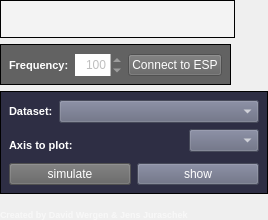
        <widget class="QFrame" name="menue_fr">
         <property name="enabled">
          <bool>true</bool>
         </property>
         <property name="sizePolicy">
          <sizepolicy hsizetype="Preferred" vsizetype="Fixed">
           <horstretch>0</horstretch>
           <verstretch>0</verstretch>
          </sizepolicy>
         </property>
         <property name="minimumSize">
          <size>
           <width>0</width>
           <height>0</height>
          </size>
         </property>
         <property name="frameShape">
          <enum>QFrame::NoFrame</enum>
         </property>
         <property name="frameShadow">
          <enum>QFrame::Raised</enum>
         </property>
         <layout class="QVBoxLayout" name="verticalLayout_3">
          <property name="leftMargin">
           <number>0</number>
          </property>
          <property name="topMargin">
           <number>0</number>
          </property>
          <property name="rightMargin">
           <number>0</number>
          </property>
          <property name="bottomMargin">
           <number>0</number>
          </property>
          <item>
           <widget class="QFrame" name="info_fr">
            <property name="sizePolicy">
             <sizepolicy hsizetype="Preferred" vsizetype="Maximum">
              <horstretch>0</horstretch>
              <verstretch>0</verstretch>
             </sizepolicy>
            </property>
            <property name="minimumSize">
             <size>
              <width>0</width>
              <height>0</height>
             </size>
            </property>
            <property name="maximumSize">
             <size>
              <width>235</width>
              <height>50</height>
             </size>
            </property>
            <property name="styleSheet">
             <string notr="true">background-color: rgb(243, 243, 243);</string>
            </property>
            <property name="frameShape">
             <enum>QFrame::Panel</enum>
            </property>
            <property name="frameShadow">
             <enum>QFrame::Plain</enum>
            </property>
            <layout class="QVBoxLayout" name="verticalLayout_10">
             <property name="leftMargin">
              <number>2</number>
             </property>
             <property name="topMargin">
              <number>2</number>
             </property>
             <property name="rightMargin">
              <number>2</number>
             </property>
             <property name="bottomMargin">
              <number>2</number>
             </property>
             <item>
              <widget class="QLabel" name="first_info_lbl">
               <property name="font">
                <font>
                 <pointsize>8</pointsize>
                </font>
               </property>
               <property name="styleSheet">
                <string notr="true"/>
               </property>
               <property name="lineWidth">
                <number>0</number>
               </property>
               <property name="text">
                <string/>
               </property>
              </widget>
             </item>
             <item>
              <widget class="QLabel" name="second_info_lbl">
               <property name="font">
                <font>
                 <pointsize>8</pointsize>
                </font>
               </property>
               <property name="styleSheet">
                <string notr="true"/>
               </property>
               <property name="lineWidth">
                <number>0</number>
               </property>
               <property name="text">
                <string/>
               </property>
              </widget>
             </item>
            </layout>
           </widget>
          </item>
          <item alignment="Qt::AlignLeft|Qt::AlignTop">
           <widget class="QFrame" name="connection_fr">
            <property name="enabled">
             <bool>true</bool>
            </property>
            <property name="sizePolicy">
             <sizepolicy hsizetype="Preferred" vsizetype="Minimum">
              <horstretch>0</horstretch>
              <verstretch>0</verstretch>
             </sizepolicy>
            </property>
            <property name="minimumSize">
             <size>
              <width>220</width>
              <height>0</height>
             </size>
            </property>
            <property name="styleSheet">
             <string notr="true">background-color: rgb(98, 98, 98);</string>
            </property>
            <property name="frameShape">
             <enum>QFrame::Box</enum>
            </property>
            <property name="frameShadow">
             <enum>QFrame::Plain</enum>
            </property>
            <property name="lineWidth">
             <number>1</number>
            </property>
            <property name="midLineWidth">
             <number>0</number>
            </property>
            <layout class="QHBoxLayout" name="horizontalLayout_7">
             <property name="leftMargin">
              <number>8</number>
             </property>
             <property name="topMargin">
              <number>9</number>
             </property>
             <property name="rightMargin">
              <number>8</number>
             </property>
             <property name="bottomMargin">
              <number>8</number>
             </property>
             <item alignment="Qt::AlignLeft">
              <widget class="QLabel" name="frequency_label">
               <property name="maximumSize">
                <size>
                 <width>100</width>
                 <height>16777215</height>
                </size>
               </property>
               <property name="font">
                <font>
                 <pointsize>8</pointsize>
                 <bold>true</bold>
                </font>
               </property>
               <property name="styleSheet">
                <string notr="true">color: rgb(255, 255, 255);</string>
               </property>
               <property name="text">
                <string>Frequency:</string>
               </property>
               <property name="wordWrap">
                <bool>true</bool>
               </property>
              </widget>
             </item>
             <item>
              <widget class="QSpinBox" name="frequency_spinButton">
               <property name="enabled">
                <bool>false</bool>
               </property>
               <property name="minimumSize">
                <size>
                 <width>45</width>
                 <height>0</height>
                </size>
               </property>
               <property name="maximumSize">
                <size>
                 <width>50</width>
                 <height>16777215</height>
                </size>
               </property>
               <property name="styleSheet">
                <string notr="true">background-color: rgb(255, 255, 255);</string>
               </property>
               <property name="frame">
                <bool>false</bool>
               </property>
               <property name="alignment">
                <set>Qt::AlignRight|Qt::AlignTrailing|Qt::AlignVCenter</set>
               </property>
               <property name="buttonSymbols">
                <enum>QAbstractSpinBox::UpDownArrows</enum>
               </property>
               <property name="minimum">
                <number>5</number>
               </property>
               <property name="maximum">
                <number>200</number>
               </property>
               <property name="singleStep">
                <number>5</number>
               </property>
               <property name="value">
                <number>100</number>
               </property>
              </widget>
             </item>
             <item alignment="Qt::AlignBottom">
              <widget class="QPushButton" name="connect_to_esp_cmd">
               <property name="enabled">
                <bool>false</bool>
               </property>
               <property name="sizePolicy">
                <sizepolicy hsizetype="Minimum" vsizetype="Fixed">
                 <horstretch>0</horstretch>
                 <verstretch>0</verstretch>
                </sizepolicy>
               </property>
               <property name="minimumSize">
                <size>
                 <width>0</width>
                 <height>0</height>
                </size>
               </property>
               <property name="autoFillBackground">
                <bool>false</bool>
               </property>
               <property name="styleSheet">
                <string notr="true">background-color: rgb(98, 98, 98);
color: rgb(255, 255, 255);</string>
               </property>
               <property name="inputMethodHints">
                <set>Qt::ImhMultiLine</set>
               </property>
               <property name="text">
                <string>Connect to ESP</string>
               </property>
               <property name="autoExclusive">
                <bool>false</bool>
               </property>
               <property name="default">
                <bool>false</bool>
               </property>
               <property name="flat">
                <bool>false</bool>
               </property>
              </widget>
             </item>
            </layout>
           </widget>
          </item>
          <item alignment="Qt::AlignBottom">
           <widget class="QFrame" name="history_fr">
            <property name="enabled">
             <bool>true</bool>
            </property>
            <property name="sizePolicy">
             <sizepolicy hsizetype="Preferred" vsizetype="Minimum">
              <horstretch>0</horstretch>
              <verstretch>0</verstretch>
             </sizepolicy>
            </property>
            <property name="minimumSize">
             <size>
              <width>0</width>
              <height>80</height>
             </size>
            </property>
            <property name="styleSheet">
             <string notr="true">background-color: rgb(46, 46, 68);</string>
            </property>
            <property name="frameShape">
             <enum>QFrame::Box</enum>
            </property>
            <property name="frameShadow">
             <enum>QFrame::Plain</enum>
            </property>
            <layout class="QVBoxLayout" name="verticalLayout_11">
             <property name="leftMargin">
              <number>8</number>
             </property>
             <property name="topMargin">
              <number>8</number>
             </property>
             <property name="rightMargin">
              <number>8</number>
             </property>
             <property name="bottomMargin">
              <number>8</number>
             </property>
             <item>
              <widget class="QFrame" name="saved_data_fr">
               <property name="frameShape">
                <enum>QFrame::NoFrame</enum>
               </property>
               <property name="frameShadow">
                <enum>QFrame::Raised</enum>
               </property>
               <layout class="QHBoxLayout" name="horizontalLayout_14">
                <property name="leftMargin">
                 <number>0</number>
                </property>
                <property name="topMargin">
                 <number>0</number>
                </property>
                <property name="rightMargin">
                 <number>0</number>
                </property>
                <property name="bottomMargin">
                 <number>0</number>
                </property>
                <item alignment="Qt::AlignLeft">
                 <widget class="QLabel" name="saved_data_lbl">
                  <property name="maximumSize">
                   <size>
                    <width>100</width>
                    <height>16777215</height>
                   </size>
                  </property>
                  <property name="font">
                   <font>
                    <pointsize>8</pointsize>
                    <bold>true</bold>
                   </font>
                  </property>
                  <property name="styleSheet">
                   <string notr="true">color: rgb(255, 255, 255);</string>
                  </property>
                  <property name="text">
                   <string>Dataset:</string>
                  </property>
                  <property name="alignment">
                   <set>Qt::AlignLeading|Qt::AlignLeft|Qt::AlignVCenter</set>
                  </property>
                 </widget>
                </item>
                <item alignment="Qt::AlignBottom">
                 <widget class="QComboBox" name="saved_data_cb">
                  <property name="enabled">
                   <bool>true</bool>
                  </property>
                  <property name="sizePolicy">
                   <sizepolicy hsizetype="Fixed" vsizetype="Preferred">
                    <horstretch>0</horstretch>
                    <verstretch>0</verstretch>
                   </sizepolicy>
                  </property>
                  <property name="minimumSize">
                   <size>
                    <width>200</width>
                    <height>0</height>
                   </size>
                  </property>
                  <property name="font">
                   <font>
                    <pointsize>10</pointsize>
                    <kerning>false</kerning>
                   </font>
                  </property>
                  <property name="autoFillBackground">
                   <bool>false</bool>
                  </property>
                  <property name="styleSheet">
                   <string notr="true">background-color: rgb(100, 104, 126);
color: rgb(255, 255, 255);</string>
                  </property>
                  <property name="currentText">
                   <string/>
                  </property>
                  <property name="maxVisibleItems">
                   <number>5</number>
                  </property>
                  <property name="sizeAdjustPolicy">
                   <enum>QComboBox::AdjustToMinimumContentsLengthWithIcon</enum>
                  </property>
                  <property name="iconSize">
                   <size>
                    <width>10</width>
                    <height>10</height>
                   </size>
                  </property>
                 </widget>
                </item>
               </layout>
              </widget>
             </item>
             <item>
              <widget class="QFrame" name="axis_to_plot_fr">
               <property name="frameShape">
                <enum>QFrame::NoFrame</enum>
               </property>
               <property name="frameShadow">
                <enum>QFrame::Raised</enum>
               </property>
               <layout class="QHBoxLayout" name="horizontalLayout_6">
                <property name="leftMargin">
                 <number>0</number>
                </property>
                <property name="topMargin">
                 <number>0</number>
                </property>
                <property name="rightMargin">
                 <number>0</number>
                </property>
                <property name="bottomMargin">
                 <number>0</number>
                </property>
                <item alignment="Qt::AlignLeft|Qt::AlignBottom">
                 <widget class="QLabel" name="axis_to_plot_lbl">
                  <property name="maximumSize">
                   <size>
                    <width>170</width>
                    <height>16777215</height>
                   </size>
                  </property>
                  <property name="font">
                   <font>
                    <pointsize>8</pointsize>
                    <bold>true</bold>
                   </font>
                  </property>
                  <property name="styleSheet">
                   <string notr="true">color: rgb(255, 255, 255);</string>
                  </property>
                  <property name="text">
                   <string>Axis to plot:</string>
                  </property>
                  <property name="alignment">
                   <set>Qt::AlignLeading|Qt::AlignLeft|Qt::AlignVCenter</set>
                  </property>
                 </widget>
                </item>
                <item alignment="Qt::AlignBottom">
                 <widget class="QComboBox" name="axis_to_plot_cb">
                  <property name="enabled">
                   <bool>true</bool>
                  </property>
                  <property name="sizePolicy">
                   <sizepolicy hsizetype="Fixed" vsizetype="Preferred">
                    <horstretch>0</horstretch>
                    <verstretch>0</verstretch>
                   </sizepolicy>
                  </property>
                  <property name="minimumSize">
                   <size>
                    <width>70</width>
                    <height>0</height>
                   </size>
                  </property>
                  <property name="font">
                   <font>
                    <pointsize>10</pointsize>
                    <kerning>false</kerning>
                   </font>
                  </property>
                  <property name="autoFillBackground">
                   <bool>false</bool>
                  </property>
                  <property name="styleSheet">
                   <string notr="true">background-color: rgb(100, 104, 126);
color: rgb(255, 255, 255);</string>
                  </property>
                  <property name="sizeAdjustPolicy">
                   <enum>QComboBox::AdjustToMinimumContentsLengthWithIcon</enum>
                  </property>
                  <property name="iconSize">
                   <size>
                    <width>10</width>
                    <height>10</height>
                   </size>
                  </property>
                  <property name="frame">
                   <bool>true</bool>
                  </property>
                 </widget>
                </item>
               </layout>
              </widget>
             </item>
             <item>
              <widget class="QFrame" name="history_button_fr">
               <property name="frameShape">
                <enum>QFrame::NoFrame</enum>
               </property>
               <property name="frameShadow">
                <enum>QFrame::Raised</enum>
               </property>
               <layout class="QHBoxLayout" name="horizontalLayout_11">
                <property name="leftMargin">
                 <number>0</number>
                </property>
                <property name="topMargin">
                 <number>5</number>
                </property>
                <property name="rightMargin">
                 <number>0</number>
                </property>
                <property name="bottomMargin">
                 <number>0</number>
                </property>
                <item>
                 <widget class="QPushButton" name="start_simulation_cmd">
                  <property name="enabled">
                   <bool>false</bool>
                  </property>
                  <property name="minimumSize">
                   <size>
                    <width>0</width>
                    <height>0</height>
                   </size>
                  </property>
                  <property name="styleSheet">
                   <string notr="true">background-color: rgb(98, 98, 98);
color: rgb(255, 255, 255);</string>
                  </property>
                  <property name="text">
                   <string>simulate</string>
                  </property>
                 </widget>
                </item>
                <item>
                 <widget class="QPushButton" name="show_history_cmd">
                  <property name="enabled">
                   <bool>true</bool>
                  </property>
                  <property name="minimumSize">
                   <size>
                    <width>0</width>
                    <height>0</height>
                   </size>
                  </property>
                  <property name="styleSheet">
                   <string notr="true">background-color: rgb(100, 104, 126);
color: rgb(255, 255, 255);</string>
                  </property>
                  <property name="text">
                   <string>show</string>
                  </property>
                 </widget>
                </item>
               </layout>
              </widget>
             </item>
            </layout>
           </widget>
          </item>
          <item>
           <widget class="QFrame" name="creator_fr">
            <property name="minimumSize">
             <size>
              <width>0</width>
              <height>0</height>
             </size>
            </property>
            <property name="maximumSize">
             <size>
              <width>16777215</width>
              <height>80</height>
             </size>
            </property>
            <property name="frameShape">
             <enum>QFrame::NoFrame</enum>
            </property>
            <property name="frameShadow">
             <enum>QFrame::Raised</enum>
            </property>
            <layout class="QVBoxLayout" name="verticalLayout_22">
             <property name="leftMargin">
              <number>0</number>
             </property>
             <property name="topMargin">
              <number>9</number>
             </property>
             <property name="bottomMargin">
              <number>0</number>
             </property>
             <item alignment="Qt::AlignBottom">
              <widget class="QLabel" name="creator_lbl">
               <property name="font">
                <font>
                 <pointsize>7</pointsize>
                 <bold>true</bold>
                 <stylestrategy>PreferAntialias</stylestrategy>
                </font>
               </property>
               <property name="styleSheet">
                <string notr="true">color: rgb(248, 248, 248);</string>
               </property>
               <property name="text">
                <string>Created by David Wergen &amp; Jens Juraschek</string>
               </property>
              </widget>
             </item>
            </layout>
           </widget>
          </item>
         </layout>
        </widget>
